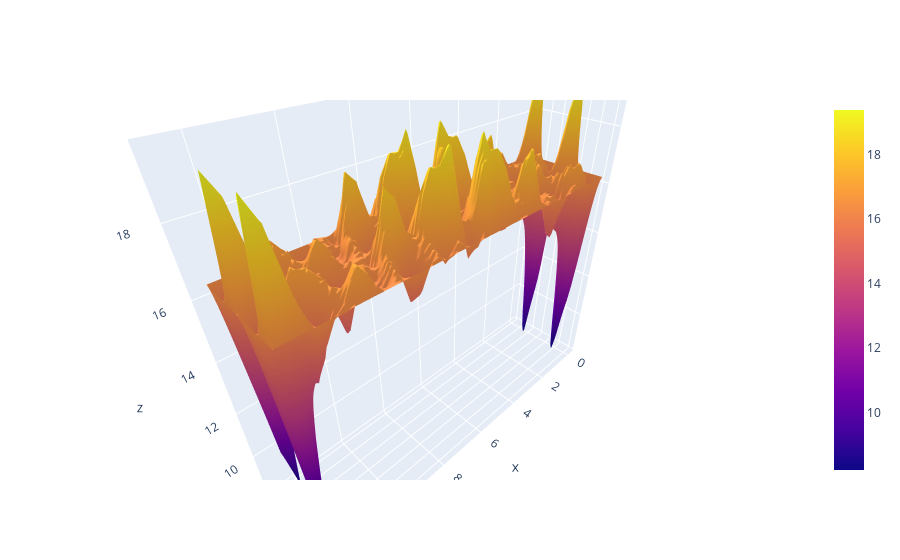

Notebook code cell kept with this figure:
### Code cell
graph = graphs['custom']
optimal_parameters = plot_qaoa_energy_landscape(graph = graph)
print('Optimal parameters:')
print(optimal_parameters)

### Figure 1 — Plotly figure (JSON) as saved in the notebook; plotly's stock layout.template omitted (floating-point values rounded to 4 significant figures; data arrays with more than 128 entries replaced by an {"elided": "..."} marker saying what was removed)
{"data": [{"coloraxis": "coloraxis", "type": "surface", "x": [0, 0.2565, 0.5129, 0.7694, 1.026, 1.282, 1.539, 1.795, 2.052, 2.308, 2.565, 2.821, 3.077, 3.334, 3.59, 3.847, 4.103, 4.36, 4.616, 4.873, 5.129, 5.386, 5.642, 5.899, 6.155, 6.411, 6.668, 6.924, 7.181, 7.437, 7.694, 7.95, 8.207, 8.463, 8.72, 8.976, 9.232, 9.489, 9.745, 10.0, 10.26, 10.51, 10.77, 11.03, 11.28, 11.54, 11.8, 12.05, 12.31, 12.57], "y": [0, 0.06411, 0.1282, 0.1923, 0.2565, 0.3206, 0.3847, 0.4488, 0.5129, 0.577, 0.6411, 0.7053, 0.7694, 0.8335, 0.8976, 0.9617, 1.026, 1.09, 1.154, 1.218, 1.282, 1.346, 1.411, 1.475, 1.539, 1.603, 1.667, 1.731, 1.795, 1.859, 1.923, 1.988, 2.052, 2.116, 2.18, 2.244, 2.308, 2.372, 2.436, 2.5, 2.565, 2.629, 2.693, 2.757, 2.821, 2.885, 2.949, 3.013, 3.077, 3.142], "z": {"elided": "50x50 float values"}}], "layout": {"autosize": true, "scene": {"aspectmode": "auto", "aspectratio": {"x": 1.651, "y": 0.4126, "z": 1.468}, "camera": {"center": {"x": 0, "y": 0, "z": 0}, "eye": {"x": 1.06, "y": 1.06, "z": 1.06}, "projection": {"type": "perspective"}, "up": {"x": 0, "y": 0, "z": 1}}}}}
